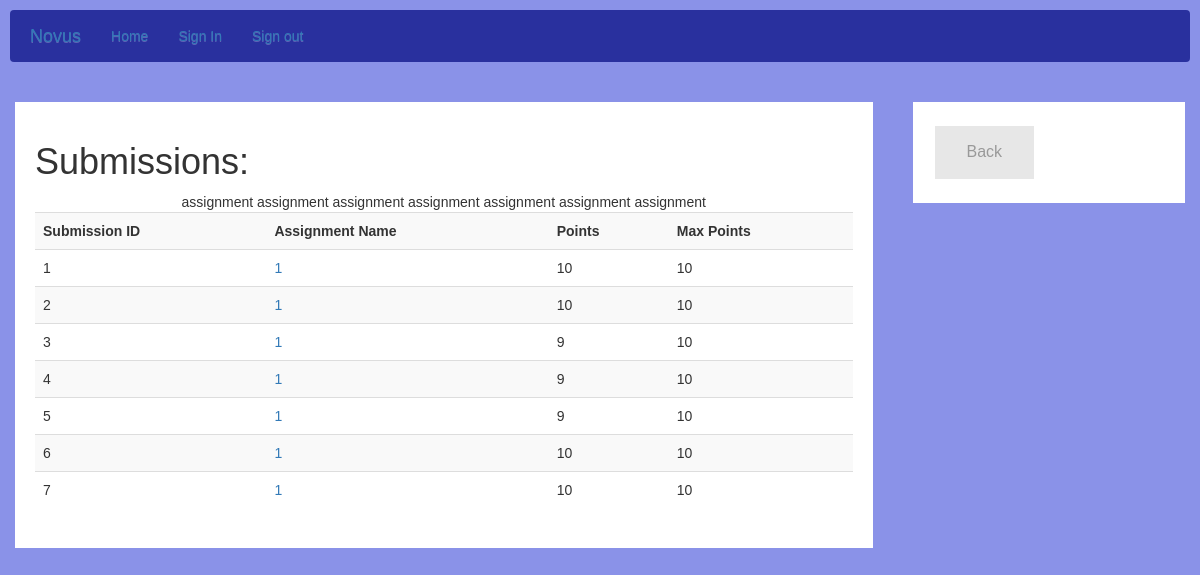
The app's page /student_grades/6 with its own data.
### models.py (models this page shows, shortened)
class Submission(db.Model):
    __tablename__= "submissions"
    id = db.Column(db.Integer, primary_key=True)
    timestamp = db.Column(db.DateTime, index=True, default=datetime.utcnow)
    points = db.Column(db.Integer)
    student_id = Column(Integer, ForeignKey('students.id'))
    assign_id = Column(Integer, ForeignKey('assignments.id'))
    assign_total = Column(Integer, ForeignKey('assignments.total'))
    assign_course_id = Column(Integer, ForeignKey('assignments.course_id'))

### app.py (the view)
@app.route('/student_grades/<int:id>')
def student_grades(id):
    submissions = Submission.query.filter_by(student_id=id)
    student = Student.query.get(id)
    return render_template('student_grades.html', submissions=submissions, student=student)

### templates/student_grades.html
{% extends 'layout.html' %}
{% block head %}
        <link rel="stylesheet" href="//maxcdn.bootstrapcdn.com/bootstrap/3.2.0/css/bootstrap.min.css">
        <link rel="stylesheet" href="//maxcdn.bootstrapcdn.com/bootstrap/3.2.0/css/bootstrap-theme.min.css">
        <link rel="stylesheet" type="text/css" href="/static/css/roster.css">
{% endblock %}
{% block app_content %}
<div class="row">
  <div class="leftcolumn">
    <div class="card" id="opt">
      <h1>Submissions: </h1>
      <div style="text-align:center">
        <table class="table table-striped">
          <tr>
            <th>Submission ID</th>
            <th>Assignment Name</th>
            <th>Points</th>
            <th>Max Points</th>
          </tr>
          {% for submission in submissions %}
          <tr class="text-left">
            <td>{{submission.id}}</td>
            <td><a href="{{ url_for('assignment', id=submission.assign_id) }}">{{submission.assign_id}}</a></td>
            <td>{{submission.points}}</td>
            <td>{{submission.assign_total}}</td>assignment
          </tr>
          {% endfor %}
        </table>
      </div>
    </div>
  </div>
  <div class="rightcolumn">
    <div class="card">
      <a href="{{ url_for('details', type='Student', id=student.id) }}" class="button">
        Back
      </a>
    </div>
  </div>
</div>
{% endblock %}

### static/css/roster.css (style rules this page uses)
* { box-sizing: border-box; }
body { font-family: Arial; padding: 10px; background: #8a92e8; }
.leftcolumn { float: left; width: 75%; background-color: #8a92e8; padding-right: 20px; }
.button { background-color: #e7e7e7; border: none; color: #999999; padding: 15px 32px; text-align: center; text-decoration: none; display: inline-block; font-size: 16px; margin: 4px 2px; cursor: pointer; }
.rightcolumn { float: right; width: 25%; background-color: #8a92e8; padding-left: 20px; }
.card { background-color: white; padding: 20px; margin-top: 20px; }
.row:after { content: ""; display: table; clear: both; }

### records on screen
Submission: id "1", assign_id "1", points "10", assign_total "10"
Submission: id "2", assign_id "1", points "10", assign_total "10"
Submission: id "3", assign_id "1", points "9", assign_total "10"
Submission: id "4", assign_id "1", points "9", assign_total "10"
Submission: id "5", assign_id "1", points "9", assign_total "10"
Submission: id "6", assign_id "1", points "10", assign_total "10"
Submission: id "7", assign_id "1", points "10", assign_total "10"
